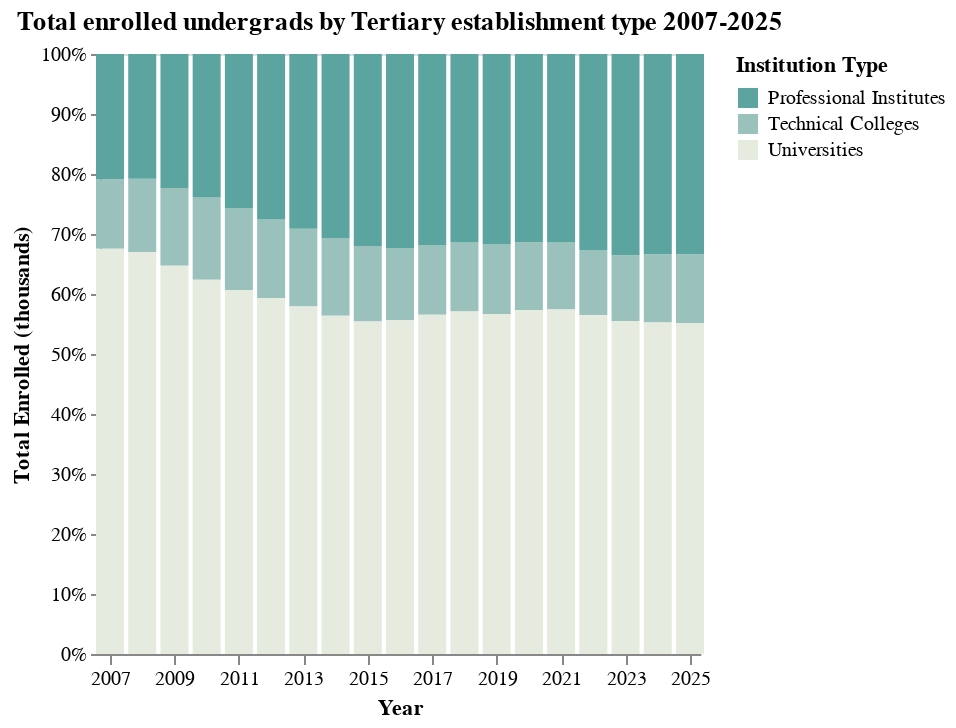

The notebook cell saved with this chart:
### Markdown cell above
# **Second Chart: Who absorved the increment of enrolled students?**

### Code cell
c1 = "año"
c2 = "clasificación institución nivel 1"
cols_2 = [c1, c2]

# axis values
values = list(range(2007, 2026, 2))

df_2 = raw.query("`nivel global` == 'Pregrado'")
df_2 = df_2.groupby(cols_2)["total matrícula"].sum().reset_index()
df_2[c2] = df_2.apply(translates_institution, axis = 1)

i_types = ["Professional Institutes", "Technical Colleges", "Universities"]
colors = ["#5ca49f", "#9BC1bc", "#e6ebe0"]


chart_2 = alt.Chart(df_2).mark_bar(size = 14).encode(
    # CHANGE :O (Ordinal) to :Q (Quantitative)
    x = alt.X(f"{c1}:Q",
              title = "Year",
              scale=alt.Scale(domain=[2007, 2025]),
              axis= alt.Axis(
                  values=values,
                  format = '.0f')),
    y = alt.Y("total matrícula",
              title = "Total Enrolled (thousands)").stack("normalize"),
    color = alt.Color(c2,
                      legend = alt.Legend(title="Institution Type"),
                      scale = alt.Scale(
                          domain = i_types,
                          range = colors))
).properties(
    title = "Total enrolled undergrads by Tertiary establishment type 2007-2025"
).configure_axis(
    grid = False
)
chart_2

### Figure 1 — Vega-Lite specification as saved in the notebook (floating-point values rounded to 4 significant figures)
{"config": {"view": {"continuousWidth": 300, "continuousHeight": 300}, "axis": {"grid": false}}, "data": {"name": "data-b925f2a5628fb484efe683a697765550"}, "mark": {"type": "bar", "size": 14}, "encoding": {"color": {"field": "clasificación institución nivel 1", "legend": {"title": "Institution Type"}, "scale": {"domain": ["Professional Institutes", "Technical Colleges", "Universities"], "range": ["#5ca49f", "#9BC1bc", "#e6ebe0"]}, "type": "nominal"}, "x": {"axis": {"format": ".0f", "values": [2007, 2009, 2011, 2013, 2015, 2017, 2019, 2021, 2023, 2025]}, "field": "año", "scale": {"domain": [2007, 2025]}, "title": "Year", "type": "quantitative"}, "y": {"field": "total matrícula", "stack": "normalize", "title": "Total Enrolled (thousands)", "type": "quantitative"}}, "title": "Total enrolled undergrads by Tertiary establishment type 2007-2025", "$schema": "https://vega.github.io/schema/vega-lite/v5.20.1.json", "datasets": {"data-b925f2a5628fb484efe683a697765550": [{"año": 2007, "clasificación institución nivel 1": "Technical Colleges", "total matrícula": 86.84}, {"año": 2007, "clasificación institución nivel 1": "Professional Institutes", "total matrícula": 156.1}, {"año": 2007, "clasificación institución nivel 1": "Universities", "total matrícula": 505.4}, {"año": 2008, "clasificación institución nivel 1": "Technical Colleges", "total matrícula": 95.89}, {"año": 2008, "clasificación institución nivel 1": "Professional Institutes", "total matrícula": 162.8}, {"año": 2008, "clasificación institución nivel 1": "Universities", "total matrícula": 524.6}, {"año": 2009, "clasificación institución nivel 1": "Technical Colleges", "total matrícula": 110.0}, {"año": 2009, "clasificación institución nivel 1": "Professional Institutes", "total matrícula": 189.6}, {"año": 2009, "clasificación institución nivel 1": "Universities", "total matrícula": 549.7}, {"año": 2010, "clasificación institución nivel 1": "Technical Colleges", "total matrícula": 128.6}, {"año": 2010, "clasificación institución nivel 1": "Professional Institutes", "total matrícula": 224.3}, {"año": 2010, "clasificación institución nivel 1": "Universities", "total matrícula": 585.4}, {"año": 2011, "clasificación institución nivel 1": "Technical Colleges", "total matrícula": 138.6}, {"año": 2011, "clasificación institución nivel 1": "Professional Institutes", "total matrícula": 260.7}, {"año": 2011, "clasificación institución nivel 1": "Universities", "total matrícula": 615.8}, {"año": 2012, "clasificación institución nivel 1": "Technical Colleges", "total matrícula": 140.0}, {"año": 2012, "clasificación institución nivel 1": "Professional Institutes", "total matrícula": 293.5}, {"año": 2012, "clasificación institución nivel 1": "Universities", "total matrícula": 631.3}, {"año": 2013, "clasificación institución nivel 1": "Technical Colleges", "total matrícula": 144.4}, {"año": 2013, "clasificación institución nivel 1": "Professional Institutes", "total matrícula": 324.6}, {"año": 2013, "clasificación institución nivel 1": "Universities", "total matrícula": 645.3}, {"año": 2014, "clasificación institución nivel 1": "Technical Colleges", "total matrícula": 148.0}, {"año": 2014, "clasificación institución nivel 1": "Professional Institutes", "total matrícula": 351.0}, {"año": 2014, "clasificación institución nivel 1": "Universities", "total matrícula": 645.4}, {"año": 2015, "clasificación institución nivel 1": "Technical Colleges", "total matrícula": 146.5}, {"año": 2015, "clasificación institución nivel 1": "Professional Institutes", "total matrícula": 373.2}, {"año": 2015, "clasificación institución nivel 1": "Universities", "total matrícula": 646.2}, {"año": 2016, "clasificación institución nivel 1": "Technical Colleges", "total matrícula": 141.7}, {"año": 2016, "clasificación institución nivel 1": "Professional Institutes", "total matrícula": 381.0}, {"año": 2016, "clasificación institución nivel 1": "Universities", "total matrícula": 655.8}, {"año": 2017, "clasificación institución nivel 1": "Technical Colleges", "total matrícula": 136.8}, {"año": 2017, "clasificación institución nivel 1": "Professional Institutes", "total matrícula": 374.7}, {"año": 2017, "clasificación institución nivel 1": "Universities", "total matrícula": 665.8}, {"año": 2018, "clasificación institución nivel 1": "Technical Colleges", "total matrícula": 136.7}, {"año": 2018, "clasificación institución nivel 1": "Professional Institutes", "total matrícula": 373.1}, {"año": 2018, "clasificación institución nivel 1": "Universities", "total matrícula": 678.2}, {"año": 2019, "clasificación institución nivel 1": "Technical Colleges", "total matrícula": 137.9}, {"año": 2019, "clasificación institución nivel 1": "Professional Institutes", "total matrícula": 379.5}, {"año": 2019, "clasificación institución nivel 1": "Universities", "total matrícula": 677.1}, {"año": 2020, "clasificación institución nivel 1": "Technical Colleges", "total matrícula": 130.3}, {"año": 2020, "clasificación institución nivel 1": "Professional Institutes", "total matrícula": 361.4}, {"año": 2020, "clasificación institución nivel 1": "Universities", "total matrícula": 660.1}, {"año": 2021, "clasificación institución nivel 1": "Technical Colleges", "total matrícula": 134.5}, {"año": 2021, "clasificación institución nivel 1": "Professional Institutes", "total matrícula": 378.5}, {"año": 2021, "clasificación institución nivel 1": "Universities", "total matrícula": 691.4}, {"año": 2022, "clasificación institución nivel 1": "Technical Colleges", "total matrícula": 131.7}, {"año": 2022, "clasificación institución nivel 1": "Professional Institutes", "total matrícula": 396.8}, {"año": 2022, "clasificación institución nivel 1": "Universities", "total matrícula": 685.4}, {"año": 2023, "clasificación institución nivel 1": "Technical Colleges", "total matrícula": 136.7}, {"año": 2023, "clasificación institución nivel 1": "Professional Institutes", "total matrícula": 419.0}, {"año": 2023, "clasificación institución nivel 1": "Universities", "total matrícula": 693.7}, {"año": 2024, "clasificación institución nivel 1": "Technical Colleges", "total matrícula": 145.3}, {"año": 2024, "clasificación institución nivel 1": "Professional Institutes", "total matrícula": 426.3}, {"año": 2024, "clasificación institución nivel 1": "Universities", "total matrícula": 706.0}, {"año": 2025, "clasificación institución nivel 1": "Technical Colleges", "total matrícula": 152.4}, {"año": 2025, "clasificación institución nivel 1": "Professional Institutes", "total matrícula": 442.9}, {"año": 2025, "clasificación institución nivel 1": "Universities", "total matrícula": 732.0}]}}
